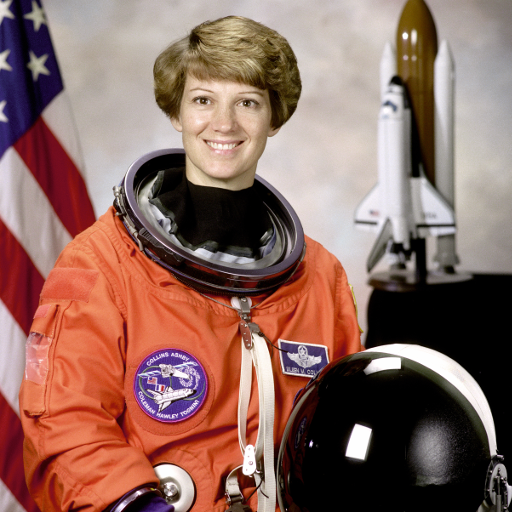
#> input picture skimage.data.astronaut(), 512 x 512 px
$ python make_samples.py
#> lines starting #> are read from the running program, lines starting #| are printed output that depends on the picture; after the words box and inside, x2 and y2 are one past the last pixel; in counts of white or black regions, pixels touching at a corner belong together
"""Genera imágenes de prueba degradadas a partir de fotos de dominio público
incluidas en scikit-image (astronauta: NASA, dominio público)."""
import os

import cv2
import numpy as np
from skimage import data

OUT = os.path.join(os.path.dirname(os.path.dirname(os.path.abspath(__file__))), "samples")
os.makedirs(OUT, exist_ok=True)
rng = np.random.default_rng(1930)


def old_photo(rgb):
    g = cv2.cvtColor(rgb, cv2.COLOR_RGB2GRAY).astype(np.float32)
    g = cv2.GaussianBlur(g, (0, 0), 0.8)
    g = 60 + g * 0.6  # contraste perdido
    g += rng.normal(0, 9, g.shape)  # grano
    h, w = g.shape
    for _ in range(140):  # polvo claro
        x, y = rng.integers(0, w), rng.integers(0, h)
        cv2.circle(g, (int(x), int(y)), int(rng.integers(1, 3)), 235, -1)
    for _ in range(50):  # motas oscuras
        x, y = rng.integers(0, w), rng.integers(0, h)
        cv2.circle(g, (int(x), int(y)), 1, 25, -1)
    for _ in range(4):  # arañazos
        x = int(rng.integers(0, w))
        cv2.line(g, (x, 0), (x + int(rng.integers(-30, 30)), h - 1), 230, 1)
    g = np.clip(g, 0, 255)
    sepia = np.stack([g * 1.0, g * 0.88, g * 0.70], -1)
    return np.clip(sepia, 0, 255).astype(np.uint8)


def torn_photo(rgb):
    """Foto antigua con una rotura junto a la cara (se ve el soporte rojizo
    con borde de papel blanco) y marcas blancas gruesas sobre ropa oscura."""
    img = old_photo(rgb)
    h, w = img.shape[:2]
    pts = np.array([[300, 70], [326, 58], [345, 80], [338, 120], [312, 128], [298, 100]], np.int32)
    paper = np.zeros((h, w), np.uint8)
    cv2.fillPoly(paper, [pts], 255)
    paper = cv2.dilate(paper, np.ones((7, 7), np.uint8))
    img[paper > 0] = (238, 236, 230)
    inner = np.zeros((h, w), np.uint8)
    cv2.fillPoly(inner, [pts], 255)
    inner = cv2.erode(inner, np.ones((3, 3), np.uint8))
    img[inner > 0] = (150, 70, 55) + rng.normal(0, 6, (int((inner > 0).sum()), 3))
    for (x, y, ww, hh) in ((185, 205, 22, 9), (215, 215, 8, 18), (240, 200, 14, 7)):
        cv2.ellipse(img, (x, y), (ww // 2, hh // 2), 20, 0, 360, (225, 222, 215), -1)
    return img


def low_quality(rgb):
    small = cv2.resize(rgb, None, fx=0.5, fy=0.5, interpolation=cv2.INTER_AREA)
    small = np.clip(small + rng.normal(0, 6, small.shape), 0, 255).astype(np.uint8)
    ok, buf = cv2.imencode(".jpg", cv2.cvtColor(small, cv2.COLOR_RGB2BGR), [cv2.IMWRITE_JPEG_QUALITY, 30])
    return cv2.cvtColor(cv2.imdecode(buf, 1), cv2.COLOR_BGR2RGB)


def painting(rgb):
    """Imitación de óleo: pinceladas (oilPainting) sobre la foto ampliada."""
    big = cv2.resize(rgb, None, fx=2, fy=2, interpolation=cv2.INTER_CUBIC)
    bgr = cv2.xphoto.oilPainting(cv2.cvtColor(big, cv2.COLOR_RGB2BGR), 7, 1)
    return cv2.cvtColor(bgr, cv2.COLOR_BGR2RGB)


def crack_mask(h, w, n=90):
    """Craquelado: red de grietas finas que se ramifican."""
    m = np.zeros((h, w), np.uint8)
    for _ in range(n):
        x, y = float(rng.uniform(0, w)), float(rng.uniform(0, h))
        ang = float(rng.uniform(0, 2 * np.pi))
        for _ in range(int(rng.integers(6, 18))):
            ang += float(rng.normal(0, 0.5))
            step = float(rng.uniform(6, 16))
            nx, ny = x + step * np.cos(ang), y + step * np.sin(ang)
            cv2.line(m, (int(x), int(y)), (int(nx), int(ny)), 255, int(rng.integers(1, 3)))
            x, y = nx, ny
    return m


def damaged_painting(rgb):
    """Barniz amarillento y sucio, craquelado, una zona descolorida y
    lagunas (pintura caída que deja ver la preparación blanca)."""
    img = rgb.astype(np.float32)
    h, w = img.shape[:2]
    # zona descolorida (pérdida de color, más clara)
    fade = np.zeros((h, w), np.float32)
    cv2.ellipse(fade, (int(w * 0.72), int(h * 0.62)), (int(w * 0.12), int(h * 0.09)), 20, 0, 360, 1, -1)
    fade = cv2.GaussianBlur(fade, (0, 0), 12)[..., None]
    gray = img.mean(-1, keepdims=True)
    img = img * (1 - 0.8 * fade) + (gray * 0.85 + 45) * 0.8 * fade
    # barniz amarillento + suciedad (menos contraste)
    img = 30 + img * 0.78
    img *= np.array([1.0, 0.92, 0.72], np.float32)
    # craquelado
    cm = crack_mask(h, w) > 0
    img[cm] *= 0.45
    # lagunas
    for _ in range(4):
        cx, cy = int(rng.uniform(0.1, 0.9) * w), int(rng.uniform(0.1, 0.9) * h)
        pts = np.array([[cx + rng.integers(-18, 18), cy + rng.integers(-18, 18)] for _ in range(6)], np.int32)
        cv2.fillPoly(img, [cv2.convexHull(pts)], (236, 230, 214))
    return np.clip(img, 0, 255).astype(np.uint8), cm


def torn_portrait(rgb):
    """Retrato pequeño (300 px) con la pintura levantada en una franja que
    cruza ojo, nariz, boca y ropa, y el trazo de pincel (generoso) con que
    se marcaría."""
    r = np.random.default_rng(1)
    oil = cv2.resize(painting(rgb[0:400, 40:440]), (300, 300), interpolation=cv2.INTER_AREA)
    pts = [(95, 60), (120, 95), (135, 118), (148, 140), (160, 160), (170, 185), (190, 230), (215, 295)]
    tear = np.zeros((300, 300), np.uint8)
    for a, b in zip(pts, pts[1:]):
        cv2.line(tear, a, b, 255, int(r.integers(5, 9)))
    tear = cv2.morphologyEx(tear, cv2.MORPH_CLOSE, np.ones((5, 5), np.uint8))
    shadow = cv2.dilate(tear, np.ones((5, 5), np.uint8)) & ~tear
    img = oil.astype(np.float32)
    img[shadow > 0] *= 0.55
    ground = np.array([226, 232, 238], np.float32) + r.normal(0, 4, (300, 300, 1))
    img[tear > 0] = ground[tear > 0]
    brush = cv2.dilate(tear, np.ones((15, 15), np.uint8))
    return oil, np.clip(img, 0, 255).astype(np.uint8), tear, brush


def save(name, rgb):
    cv2.imwrite(os.path.join(OUT, name), cv2.cvtColor(rgb, cv2.COLOR_RGB2BGR))
    print("->", name, rgb.shape)


astro = data.astronaut()
#> astro is the input picture: shape (512, 512, 3); mean R, G, B 141.6, 105.8, 96.5
save("astronauta_original.png", astro)
#| -> astronauta_original.png (512, 512, 3)
save("foto_antigua.png", old_photo(astro))
#> after the loop in old_photo, `for _ in range(140):`: g: shape (512, 512) float32; min 20.8, max 238.9, mean 129.7
#> the loop in old_photo, `for _ in range(50):` made 50 passes
#> (x, y) on passes 1 to 12: (241, 263), (18, 95), (399, 387), (424, 314), (494, 251), (242, 5), (206, 456), (93, 104), (426, 282), (225, 15), (1, 327), (343, 16)
#> after the loop in old_photo, `for _ in range(50):`: g: shape (512, 512) float32; min 20.8, max 238.9, mean 129.6
#> the loop in old_photo, `for _ in range(4):` made 4 passes
#> x on passes 1 to 4: 150, 384, 286, 492
#> after the loop in old_photo, `for _ in range(4):`: g: shape (512, 512) float32; min 20.8, max 238.9, mean 130.3
#| -> foto_antigua.png (512, 512, 3)
save("foto_rota.png", torn_photo(astro))
#> the loop in old_photo (call 2), `for _ in range(140):` made 140 passes
#> (x, y) on passes 1 to 12: (294, 307), (91, 268), (146, 498), (171, 379), (341, 360), (186, 254), (477, 386), (356, 157), (60, 9), (483, 44), (205, 306), (199, 474)
#> after the loop in old_photo (call 2), `for _ in range(140):`:
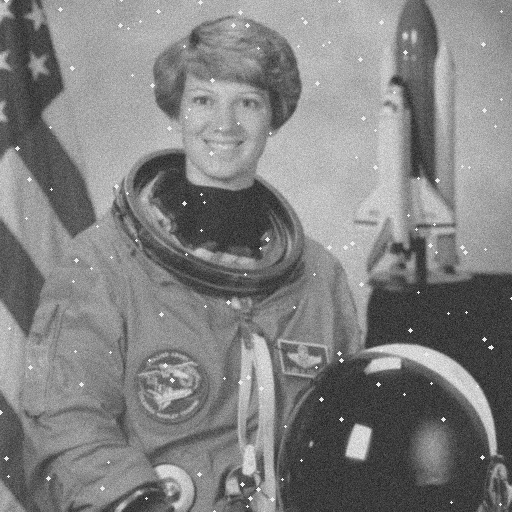
#> g: shape (512, 512) float32; min 25.16, max 237.8, mean 129.7
#> the loop in old_photo (call 2), `for _ in range(50):` made 50 passes
#> (x, y) on passes 1 to 12: (64, 28), (415, 280), (99, 237), (139, 205), (467, 321), (468, 473), (430, 365), (331, 125), (156, 327), (24, 393), (363, 64), (28, 137)
#> after the loop in old_photo (call 2), `for _ in range(50):`:
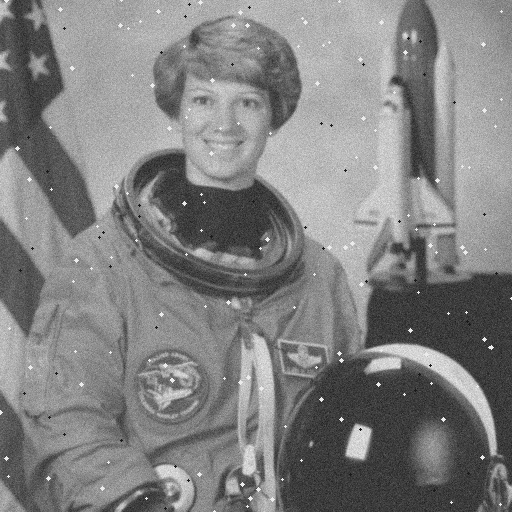
#> g: shape (512, 512) float32; 0.1% of pixels changed, all inside (x1, y1, x2, y2) = (19, 3, 498, 510)
#> the loop in old_photo (call 2), `for _ in range(4):` made 4 passes
#> x on passes 1 to 4: 247, 381, 497, 253
#> after the loop in old_photo (call 2), `for _ in range(4):`:
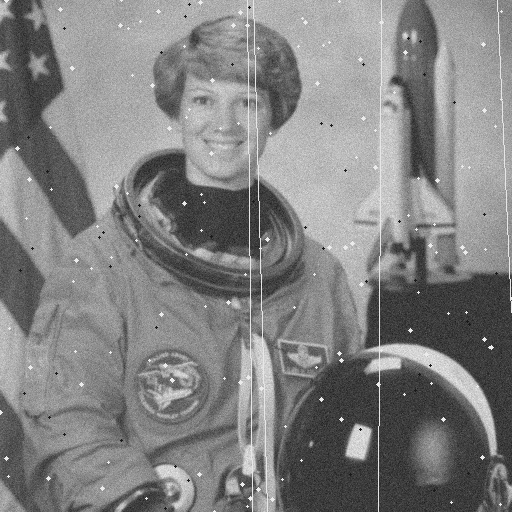
#> g: shape (512, 512) float32; 0.71% of pixels changed, all inside (x1, y1, x2, y2) = (247, 0, 512, 512)
#> in torn_photo, `cv2.fillPoly(paper, [pts], 255)`:
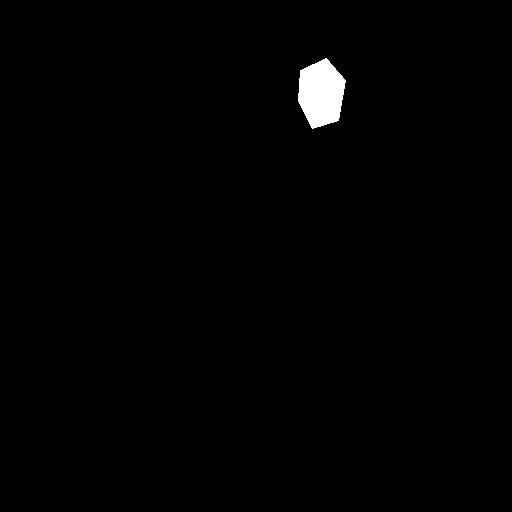
#> paper: shape (512, 512); 0.94% white; 1 white region, box (x1, y1, x2, y2) and area: (298, 58, 346, 129) 2468
#> in torn_photo, `paper = cv2.dilate(paper, np.ones((7, 7), np.uint8))`: paper: shape (512, 512); 1.2% white; 1 white region, box (x1, y1, x2, y2) and area: (295, 55, 349, 132) 3218
#> in torn_photo, `img[paper > 0] = (238, 236, 230)`: img: shape (512, 512, 3); mean R, G, B 130.5, 115.1, 92
#> in torn_photo, `inner = cv2.erode(inner, np.ones((3, 3), np.uint8))`: inner: shape (512, 512); 0.85% white; 1 white region, box (x1, y1, x2, y2) and area: (299, 60, 345, 127) 2234
#> in torn_photo, `img[inner > 0] = (150, 70, 55) + rng.normal(0, 6, (int((inner > 0).sum..`: img: shape (512, 512, 3); mean R, G, B 129.8, 113.7, 90.5
#> after the loop in torn_photo, `for (x, y, ww, hh) in ((185, 205, 22, 9), (215, 215, 8, 18), (240, 200..`:
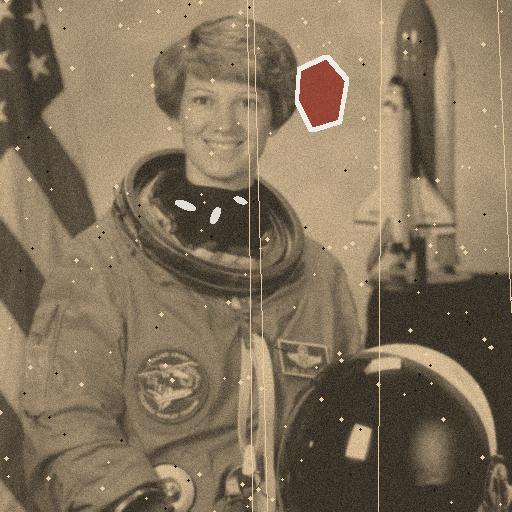
#> img: shape (512, 512, 3); mean R, G, B 130, 113.9, 90.7
#| -> foto_rota.png (512, 512, 3)
save("foto_baja_calidad.jpg", low_quality(astro))
#> in low_quality, `ok, buf = cv2.imencode(".jpg", cv2.cvtColor(small, cv2.COLOR_RGB2BGR),..`: buf = 7760 values, max 255 at index 0, min 0 at index 4, mean 122.9
#| -> foto_baja_calidad.jpg (256, 256, 3)
save("cafe_baja_calidad.jpg", low_quality(data.coffee()))
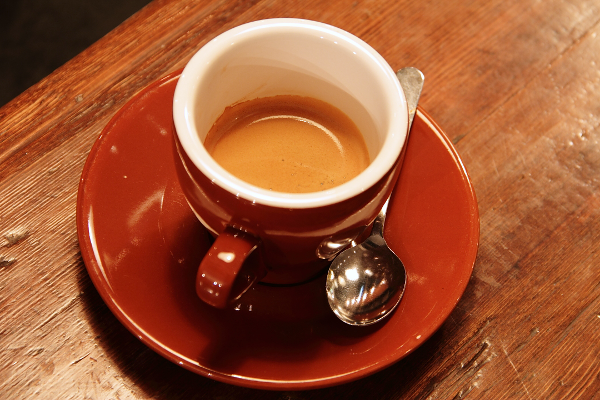
#> input picture skimage.data.coffee(), 600 x 400 px
#> in low_quality, rgb is the input picture: shape (400, 600, 3); mean R, G, B 158.6, 85.8, 51.5
#| -> cafe_baja_calidad.jpg (200, 300, 3)

cuadro = painting(astro)
save("cuadro_original.png", cuadro)
#| -> cuadro_original.png (1024, 1024, 3)
save("cuadro_deteriorado.png", damaged_painting(cuadro)[0])
#> in damaged_painting, `cv2.ellipse(fade, (int(w * 0.72), int(h * 0.62)), (int(w * 0.12), int(..`: fade: shape (1024, 1024) float32; values 0 (black) and 1 (white), 3.4% white; 1 white region, box (x1, y1, x2, y2) and area: (618, 538, 857, 731) 35569
#> the loop in crack_mask, `for _ in range(n):` made 90 passes
#> after the loop in crack_mask, `for _ in range(n):`: m: shape (1024, 1024); 2.1% white in thin lines or dots
#> in damaged_painting, `cm = crack_mask(h, w) > 0`: cm: shape (1024, 1024) bool; 2.1% white in thin lines or dots
#> in damaged_painting, `img[cm] *= 0.45`:
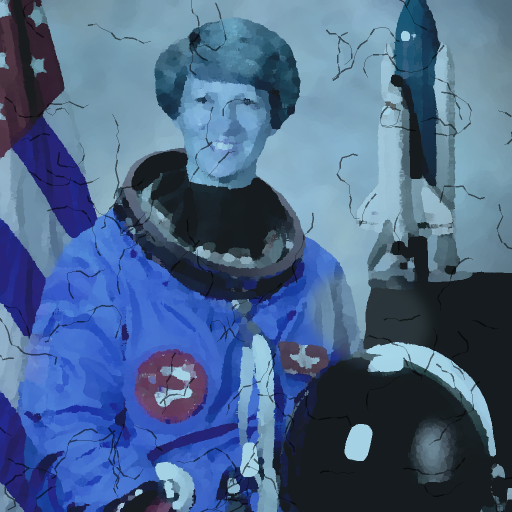
#> img: shape (1024, 1024, 3) float32 (shown at 1/2 size); mean B, G, R 137.5, 101.8, 75.5
#> the loop in damaged_painting, `for _ in range(4):` made 4 passes
#> (cx, cy) on passes 1 to 4: (440, 760), (606, 602), (735, 751), (250, 495)
#| -> cuadro_deteriorado.png (1024, 1024, 3)
#| -> bodegon_original.png (800, 1200, 3)
bodegon = painting(data.coffee())
save("bodegon_original.png", bodegon)
save("bodegon_deteriorado.png", damaged_painting(bodegon)[0])
#> the loop in crack_mask (call 2), `for _ in range(n):` made 90 passes
#| -> bodegon_deteriorado.png (800, 1200, 3)
oil, torn, tear, brush = torn_portrait(astro)
save("retrato_original.png", oil)
#| -> retrato_original.png (300, 300, 3)
#| -> retrato_roto.png (300, 300, 3)
save("retrato_roto.png", torn)
cv2.imwrite(os.path.join(OUT, "retrato_rotura.png"), tear)
cv2.imwrite(os.path.join(OUT, "retrato_pincel.png"), brush)
